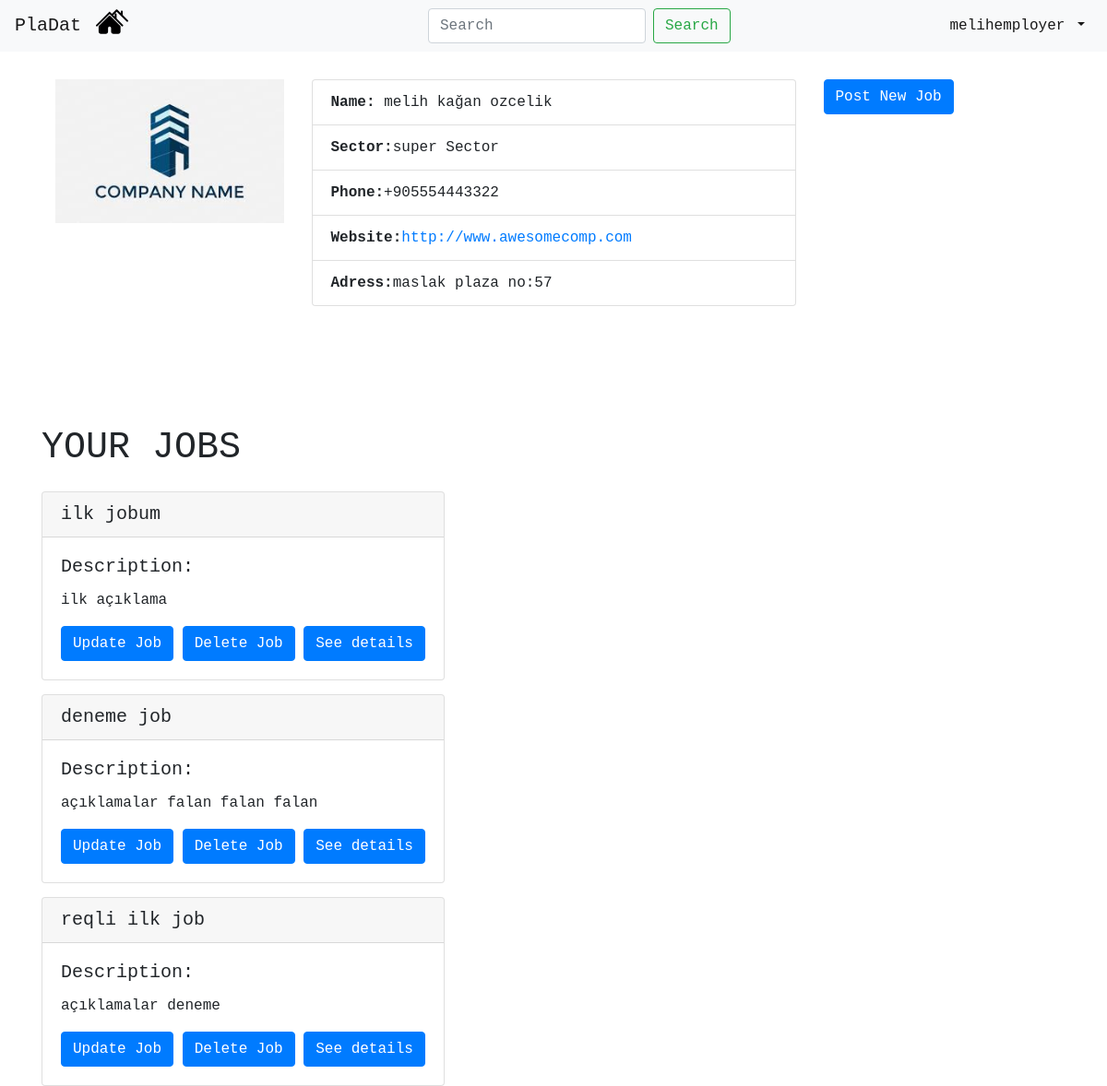
Screenshot of /profile/12/ (signed in) with the database file from the repository.
### mainapp/models.py (models this page shows, shortened)
class Employer(models.Model):
    user_id = models.IntegerField(default=None)
    e_mail = models.EmailField(default=None, unique=True)
    name = models.CharField(max_length=100,default=None)
    surname = models.CharField(max_length=100,default=None)
    company_name = models.CharField(max_length=100,default=None,null=True)
    sector = models.CharField(max_length=100,default="",null=True)
    phone = models.CharField(max_length=13,default="",null=True)
    website = models.CharField(default="",max_length=100,null=True)
    address = models.CharField(default="",max_length=100,null=True)

class Job(models.Model):
    employer = models.ForeignKey(Employer, on_delete=models.CASCADE,default=None) #employer_id
    job_title = models.CharField(max_length=100,default=None)
    job_description = models.CharField(max_length=100,default=None) #description
    publish_time = models.DateTimeField(auto_now_add=True, blank=True)
    due_date = models.DateField(default=None,null=True)
    req_departments = models.CharField(max_length=100,default=None,null=True)

### mainapp/views.py (the view, shortened to what this page needs)
# urls.py: path('profile/<int:userid>/', views.view_self_profile, name='view_self_profile'), # returns employer and student profile
@login_required
def view_self_profile(request, userid):
    current_user = request.user
    if Employer.objects.filter(user_id=userid).count()==1:
        employer = Employer.objects.get(user_id=userid)
        employers_job = Job.objects.filter(employer_id = employer.id)  # get selected employer's published jobs
        is_users_profile = (current_user.id == employer.user_id) # check if profile is user's profile
        is_student = (Student.objects.filter(user_id=current_user.id).count()==1) # check if user is student
        if is_student:
            student = Student.objects.get(user_id=current_user.id)
            student_applied = Application.objects.filter(student_id=student.id)
            student_applied_job = student_applied.values_list('job_id', flat = True)
        else:
            student_applied_job = [] # to avoid error
        return render(request, "employer.html", {"employer": employer, "employers_job": employers_job, "is_users_profile": is_users_profile,"is_student": is_student, "student_applied_job": student_applied_job})

### mainapp/templates/employer.html (shortened to what this page needs)
{% extends 'navbar.html' %}
{% block content %}
<!doctype html>
<html lang="en">
  <head>
    {% load static %}
    <link rel="stylesheet" href="https://maxcdn.bootstrapcdn.com/bootstrap/4.0.0/css/bootstrap.min.css">
  </head>
  <body>
    <div class="container-fluid">
        <div class="row" id="company-header">
        <h1 class="latest-jobs">YOUR COMPANY</h1>
        </div>
        <div class="row">
            <div class="col">
                <img src="{% static "comp-logo.jpg" %}" class="img-fluid" alt="Responsive image">
            </div>
            <div class="col-6">
                <ul class="list-group">
                  <li class="list-group-item"><b>Name:</b> {{employer.name}} {{employer.surname}}</li>
                  <li class="list-group-item"><b>Sector:</b>{{employer.sector}}</li>
                  <li class="list-group-item"><b>Phone:</b>{{employer.phone}}</li>
                  <li class="list-group-item"><b>Website:</b><a href="url">{{employer.website}}</a></li>
                  <li class="list-group-item"><b>Adress:</b>{{employer.address}}</li>
                </ul>
            </div>
            <div class="col">
              {% if is_users_profile %}
                <a href="/{{user.id}}/add" class="btn btn-primary">Post New Job</a>
              {% endif %}
            </div>
        </div>
        <div class="row" id="latest-jobs-header">
        <h1 class="latest-jobs">YOUR JOBS</h1>
        </div>
        {% for job in employers_job %}
        <div class="row">
            <div class="card">
                <h5 class="card-header">{{job.job_title}}</h5>
                <div class="card-body">
                    <h5 class="card-title">Description:</h5>
                    <p class="card-text">{{job.job_description}}</p>
                    {% if is_users_profile %}
                    <a href="{% url 'update_job' jobid=job.id %}" class="btn btn-primary">Update Job</a>
                    <a href="{% url 'delete_job' jobid=job.id %}" class="btn btn-primary">Delete Job</a>
                    {% endif %}
                    <a href="{% url 'see_details' jobid=job.id %}"  class="btn btn-primary">See details</a>
                </div>
            </div>
        </div>
        {% endfor %}
    </div>
  </body>
</html>
{% endblock %}

### mainapp/templates/navbar.html (shortened to what this page needs)
<!doctype html>
<html lang="en">
  <head>
    {% load static %}
    <link rel="stylesheet" href="https://maxcdn.bootstrapcdn.com/bootstrap/4.0.0/css/bootstrap.min.css">
  </head>
  <body>
    <nav class="navbar navbar-expand-sm navbar-light bg-light fixed-top ">
        <a href="#" class="navbar-brand">PlaDat</a>
        <div class="navbar-collapse collapse w-100 order-1 order-md-0 dual-collapse2">
            <ul class="navbar-nav mr-auto">
                <li class="nav-item">
                    <a href="{% url 'index' %}"> <img style="width:35px; margin-top: -10px; margin-left: -1%;" src="{% static "two-houses.svg" %}"> </a>
                </li>
            </ul>
        </div>
        <div class="navbar-collapse collapse w-100 order-1 order-md-0 dual-collapse2">
          <form class="form-inline my-2 my-lg-0 ">
            <input class="form-control mr-sm-2 " type="search" placeholder="Search" aria-label="Search">
            <button class="btn btn-outline-success my-2 my-sm-0 " href="#" type="submit">Search</button>
          </form>
        </div>
        <div class="navbar-collapse collapse w-100 order-3 dual-collapse2">
            <ul class="navbar-nav ml-auto">
                <li class="nav-item dropdown">
                    <a class="nav-link dropdown-toggle active" href="#" id="navbarDropdown" role="button" data-toggle="dropdown" aria-haspopup="true" aria-expanded="false">
                      {{ user.username }}
                      </a>
                </li>
            </ul>
          </div>
    </nav>
    <div class="container">
      {% block content %}
      {% endblock %}
    </div>
    </body>
</html>

### mainapp/templates/navbar.html (style rules this page uses)
* { font-family: "Lucida Console", "Courier New", monospace; }
.navbar { max-height: 65px; }

### mainapp/templates/employer.html (style rules this page uses)
* { font-family: "Lucida Console", "Courier New", monospace; }
.container-fluid #latest-jobs-header { position: relative; margin-top: 130px; }
.container-fluid .row { position: relative; margin-top: 15px; }

### rows the page displays
Employer: name "melih kağan", surname "ozcelik", sector "super Sector", phone "+905554443322", website "http://www.awesomecomp.com", address "maslak plaza no:57"
Job: job_title "ilk jobum", job_description "ilk açıklama"
Job: job_title "deneme job", job_description "açıklamalar falan falan falan"
Job: job_title "reqli ilk job", job_description "açıklamalar deneme"

### other values shown
{{ user.username }} "melihemployer"
